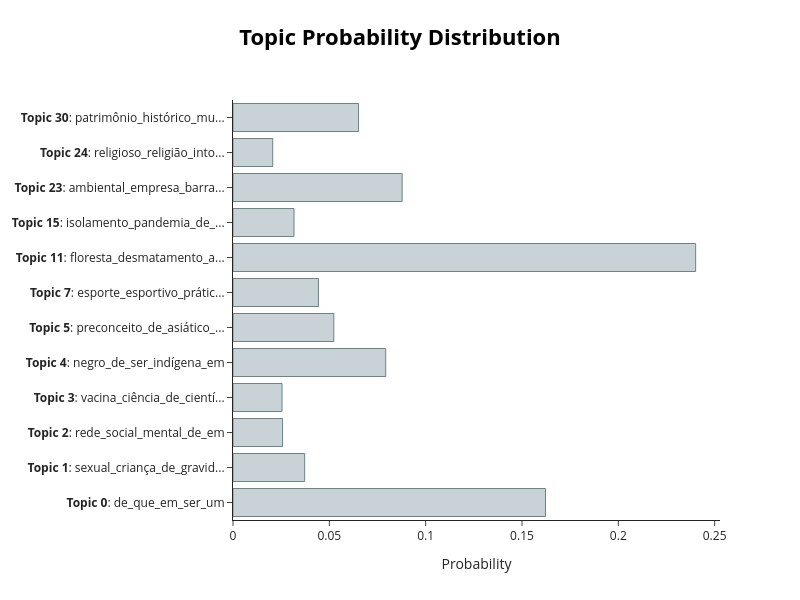

Notebook source saved alongside this figure:
### Code cell
topic_model.visualize_distribution(topic_distr[1])

### Figure 1 — Plotly figure (JSON) as saved in the notebook; plotly's stock layout.template omitted (floating-point values rounded to 4 significant figures)
{"data": [{"marker": {"color": "#C8D2D7", "line": {"color": "#6E8484", "width": 1}}, "orientation": "h", "type": "bar", "x": [0.1622, 0.0372, 0.02572, 0.02545, 0.07926, 0.05231, 0.04435, 0.2401, 0.03167, 0.0878, 0.02062, 0.06517], "y": ["<b>Topic 0</b>: de_que_em_ser_um", "<b>Topic 1</b>: sexual_criança_de_gravid...", "<b>Topic 2</b>: rede_social_mental_de_em", "<b>Topic 3</b>: vacina_ciência_de_cientí...", "<b>Topic 4</b>: negro_de_ser_indígena_em", "<b>Topic 5</b>: preconceito_de_asiático_...", "<b>Topic 7</b>: esporte_esportivo_prátic...", "<b>Topic 11</b>: floresta_desmatamento_a...", "<b>Topic 15</b>: isolamento_pandemia_de_...", "<b>Topic 23</b>: ambiental_empresa_barra...", "<b>Topic 24</b>: religioso_religião_into...", "<b>Topic 30</b>: patrimônio_histórico_mu..."]}], "layout": {"height": 600, "hoverlabel": {"bgcolor": "white", "font": {"family": "Rockwell", "size": 16}}, "title": {"font": {"color": "Black", "size": 22}, "text": "<b>Topic Probability Distribution</b>", "x": 0.5, "xanchor": "center", "y": 0.95, "yanchor": "top"}, "width": 800, "xaxis": {"title": {"text": "Probability"}}}}
